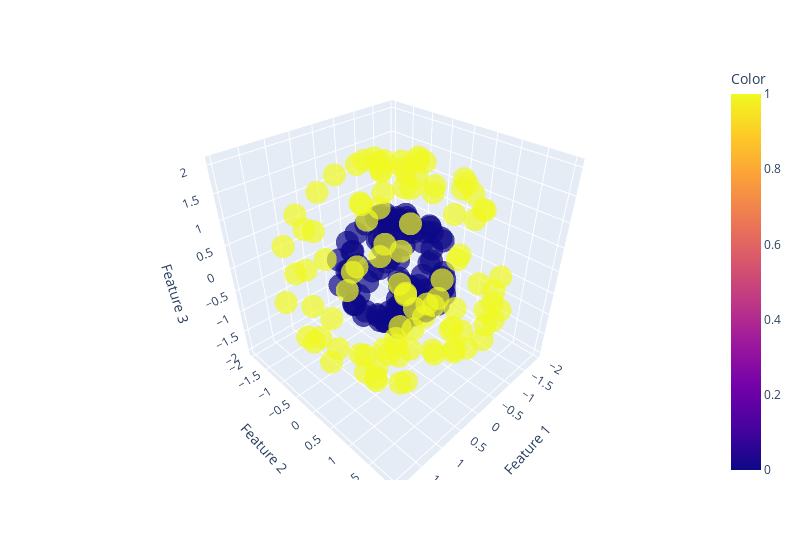

Notebook source saved alongside this figure:
### Code cell
df = pd.DataFrame(X_spheres, columns=['Feature 1', 'Feature 2', 'Feature 3'])
df['Color'] = y_spheres

fig = px.scatter_3d(df, x='Feature 1', y='Feature 2', z='Feature 3',
                    color='Color', opacity=0.7,width=800)
fig.show()

### Figure 1 — Plotly figure (JSON) as saved in the notebook; plotly's stock layout.template omitted (floating-point values rounded to 4 significant figures; data arrays with more than 128 entries replaced by an {"elided": "..."} marker saying what was removed)
{"data": [{"hovertemplate": "Feature 1=%{x}<br>Feature 2=%{y}<br>Feature 3=%{z}<br>Color=%{marker.color}<extra></extra>", "legendgroup": "", "marker": {"color": {"elided": "200 int values"}, "coloraxis": "coloraxis", "opacity": 0.7, "symbol": "circle"}, "mode": "markers", "name": "", "scene": "scene", "showlegend": false, "type": "scatter3d", "x": {"elided": "200 float values"}, "y": {"elided": "200 float values"}, "z": {"elided": "200 float values"}}], "layout": {"coloraxis": {"colorbar": {"title": {"text": "Color"}}, "colorscale": [[0, "#0d0887"], [0.1111, "#46039f"], [0.2222, "#7201a8"], [0.3333, "#9c179e"], [0.4444, "#bd3786"], [0.5556, "#d8576b"], [0.6667, "#ed7953"], [0.7778, "#fb9f3a"], [0.8889, "#fdca26"], [1, "#f0f921"]]}, "legend": {"tracegroupgap": 0}, "margin": {"t": 60}, "scene": {"domain": {"x": [0, 1], "y": [0, 1]}, "xaxis": {"title": {"text": "Feature 1"}}, "yaxis": {"title": {"text": "Feature 2"}}, "zaxis": {"title": {"text": "Feature 3"}}}, "width": 800}}
